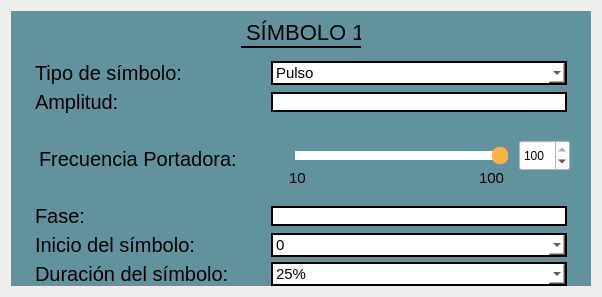
                <widget class="QWidget" name="tab_7">
                 <attribute name="title">
                  <string>s1</string>
                 </attribute>
                 <layout class="QGridLayout" name="gridLayout_94">
                  <item row="0" column="0">
                   <widget class="QFrame" name="frame_12">
                    <property name="minimumSize">
                     <size>
                      <width>580</width>
                      <height>0</height>
                     </size>
                    </property>
                    <property name="styleSheet">
                     <string notr="true">QFrame{
background-color: rgb(98, 146, 158);
border: none;
}

QLabel{
font-size: 20px
}</string>
                    </property>
                    <property name="frameShape">
                     <enum>QFrame::StyledPanel</enum>
                    </property>
                    <property name="frameShadow">
                     <enum>QFrame::Raised</enum>
                    </property>
                    <layout class="QGridLayout" name="gridLayout_95">
                     <property name="topMargin">
                      <number>0</number>
                     </property>
                     <property name="bottomMargin">
                      <number>0</number>
                     </property>
                     <property name="spacing">
                      <number>5</number>
                     </property>
                     <item row="0" column="0">
                      <widget class="QFrame" name="frame_78">
                       <property name="minimumSize">
                        <size>
                         <width>135</width>
                         <height>45</height>
                        </size>
                       </property>
                       <property name="maximumSize">
                        <size>
                         <width>16777215</width>
                         <height>45</height>
                        </size>
                       </property>
                       <property name="frameShape">
                        <enum>QFrame::StyledPanel</enum>
                       </property>
                       <property name="frameShadow">
                        <enum>QFrame::Raised</enum>
                       </property>
                       <layout class="QGridLayout" name="gridLayout_93">
                        <property name="leftMargin">
                         <number>0</number>
                        </property>
                        <property name="topMargin">
                         <number>0</number>
                        </property>
                        <property name="rightMargin">
                         <number>0</number>
                        </property>
                        <property name="bottomMargin">
                         <number>0</number>
                        </property>
                        <item row="0" column="0">
                         <widget class="QLabel" name="label_85">
                          <property name="maximumSize">
                           <size>
                            <width>120</width>
                            <height>30</height>
                           </size>
                          </property>
                          <property name="font">
                           <font>
                            <family>Microsoft Sans Serif</family>
                            <pointsize>-1</pointsize>
                           </font>
                          </property>
                          <property name="styleSheet">
                           <string notr="true">QLabel{
qproperty-alignment: AlignCenter;
font-style: bold;
font-size: 22px;
color: black;
border-bottom: 2px solid black;
}</string>
                          </property>
                          <property name="text">
                           <string>SÍMBOLO 1</string>
                          </property>
                         </widget>
                        </item>
                       </layout>
                      </widget>
                     </item>
                     <item row="1" column="0">
                      <widget class="QFrame" name="frame_71">
                       <property name="maximumSize">
                        <size>
                         <width>550</width>
                         <height>35</height>
                        </size>
                       </property>
                       <property name="styleSheet">
                        <string notr="true">QFrame{
border: none;
background-color: transparent;
}</string>
                       </property>
                       <property name="frameShape">
                        <enum>QFrame::StyledPanel</enum>
                       </property>
                       <property name="frameShadow">
                        <enum>QFrame::Raised</enum>
                       </property>
                       <layout class="QGridLayout" name="gridLayout_86">
                        <property name="topMargin">
                         <number>0</number>
                        </property>
                        <property name="bottomMargin">
                         <number>0</number>
                        </property>
                        <item row="0" column="0">
                         <widget class="QLabel" name="label_65">
                          <property name="minimumSize">
                           <size>
                            <width>230</width>
                            <height>0</height>
                           </size>
                          </property>
                          <property name="maximumSize">
                           <size>
                            <width>230</width>
                            <height>30</height>
                           </size>
                          </property>
                          <property name="text">
                           <string>Tipo de símbolo:</string>
                          </property>
                         </widget>
                        </item>
                        <item row="0" column="1">
                         <widget class="QComboBox" name="cbSimb1">
                          <property name="styleSheet">
                           <string notr="true">QComboBox{
	background-color: rgb(204, 204, 255);
	background: white;
	color: black;
	border: 2px solid black;
	font-size: 15px;
	qproperty-alignment: AlignCenter;
}


</string>
                          </property>
                          <item>
                           <property name="text">
                            <string>Pulso</string>
                           </property>
                          </item>
                          <item>
                           <property name="text">
                            <string>Medio pulso</string>
                           </property>
                          </item>
                          <item>
                           <property name="text">
                            <string>Manchester</string>
                           </property>
                          </item>
                          <item>
                           <property name="text">
                            <string>Coseno</string>
                           </property>
                          </item>
                          <item>
                           <property name="text">
                            <string>Pulso de duración variable</string>
                           </property>
                          </item>
                          <item>
                           <property name="text">
                            <string>Coseno de duración variable</string>
                           </property>
                          </item>
                         </widget>
                        </item>
                       </layout>
                      </widget>
                     </item>
                     <item row="2" column="0">
                      <widget class="QFrame" name="frame_72">
                       <property name="maximumSize">
                        <size>
                         <width>550</width>
                         <height>35</height>
                        </size>
                       </property>
                       <property name="styleSheet">
                        <string notr="true">QFrame{
border: none;
background-color: transparent;
}</string>
                       </property>
                       <property name="frameShape">
                        <enum>QFrame::StyledPanel</enum>
                       </property>
                       <property name="frameShadow">
                        <enum>QFrame::Raised</enum>
                       </property>
                       <layout class="QGridLayout" name="gridLayout_89">
                        <property name="topMargin">
                         <number>0</number>
                        </property>
                        <property name="bottomMargin">
                         <number>0</number>
                        </property>
                        <item row="0" column="0">
                         <widget class="QLabel" name="label_40">
                          <property name="minimumSize">
                           <size>
                            <width>230</width>
                            <height>0</height>
                           </size>
                          </property>
                          <property name="maximumSize">
                           <size>
                            <width>230</width>
                            <height>16777215</height>
                           </size>
                          </property>
                          <property name="text">
                           <string>Amplitud:</string>
                          </property>
                         </widget>
                        </item>
                        <item row="0" column="1">
                         <widget class="QLineEdit" name="leAmpS1">
                          <property name="styleSheet">
                           <string notr="true">QLineEdit{
background-color: white;
border: 2px solid black;
font-color: black
}</string>
                          </property>
                          <property name="text">
                           <string/>
                          </property>
                         </widget>
                        </item>
                       </layout>
                      </widget>
                     </item>
                     <item row="3" column="0">
                      <widget class="QFrame" name="frame_73">
                       <property name="minimumSize">
                        <size>
                         <width>550</width>
                         <height>80</height>
                        </size>
                       </property>
                       <property name="maximumSize">
                        <size>
                         <width>550</width>
                         <height>80</height>
                        </size>
                       </property>
                       <property name="styleSheet">
                        <string notr="true">QFrame{
border: none;
background-color: transparent;
}</string>
                       </property>
                       <property name="frameShape">
                        <enum>QFrame::StyledPanel</enum>
                       </property>
                       <property name="frameShadow">
                        <enum>QFrame::Raised</enum>
                       </property>
                       <layout class="QGridLayout" name="gridLayout_87">
                        <property name="topMargin">
                         <number>0</number>
                        </property>
                        <property name="rightMargin">
                         <number>0</number>
                        </property>
                        <property name="bottomMargin">
                         <number>0</number>
                        </property>
                        <item row="0" column="0">
                         <widget class="QLabel" name="label_41">
                          <property name="minimumSize">
                           <size>
                            <width>230</width>
                            <height>0</height>
                           </size>
                          </property>
                          <property name="maximumSize">
                           <size>
                            <width>230</width>
                            <height>16777215</height>
                           </size>
                          </property>
                          <property name="text">
                           <string>Frecuencia Portadora:</string>
                          </property>
                         </widget>
                        </item>
                        <item row="0" column="1">
                         <widget class="QFrame" name="frame_74">
                          <property name="maximumSize">
                           <size>
                            <width>292</width>
                            <height>58</height>
                           </size>
                          </property>
                          <property name="styleSheet">
                           <string notr="true">QFrame{
border: none;
background-color: transparent;
}</string>
                          </property>
                          <property name="frameShape">
                           <enum>QFrame::StyledPanel</enum>
                          </property>
                          <property name="frameShadow">
                           <enum>QFrame::Raised</enum>
                          </property>
                          <widget class="QSlider" name="hsFreqS1">
                           <property name="geometry">
                            <rect>
                             <x>10</x>
                             <y>10</y>
                             <width>221</width>
                             <height>31</height>
                            </rect>
                           </property>
                           <property name="styleSheet">
                            <string notr="true">QSlider 
{
    background-color: transparent;
    padding: 2px;

}

QSlider::groove:horizontal 
{
	subcontrol-origin: content;
	background-color: transparent;
	height: 17px;

}

QSlider::handle:horizontal 
{
    background-color: rgb(255, 177, 64);
    width: 16px;
    border-radius: 7px;

}

QSlider::sub-page:horizontal 
{
    background-color: white;
    margin: 4px;
    border-radius: 5px;

}

QSlider::add-page:horizontal 
{
    background-color: white;
    margin: 4px;
    border-radius: 5px;

}




</string>
                           </property>
                           <property name="minimum">
                            <number>10</number>
                           </property>
                           <property name="maximum">
                            <number>100</number>
                           </property>
                           <property name="value">
                            <number>100</number>
                           </property>
                           <property name="orientation">
                            <enum>Qt::Horizontal</enum>
                           </property>
                          </widget>
                          <widget class="QLabel" name="label_81">
                           <property name="geometry">
                            <rect>
                             <x>10</x>
                             <y>40</y>
                             <width>21</width>
                             <height>16</height>
                            </rect>
                           </property>
                           <property name="styleSheet">
                            <string notr="true">QLabel{
font-size: 15px;
qproperty-alignment: AlignCenter;
}</string>
                           </property>
                           <property name="text">
                            <string>10</string>
                           </property>
                          </widget>
                          <widget class="QLabel" name="label_82">
                           <property name="geometry">
                            <rect>
                             <x>200</x>
                             <y>40</y>
                             <width>31</width>
                             <height>16</height>
                            </rect>
                           </property>
                           <property name="styleSheet">
                            <string notr="true">QLabel{
font-size: 15px;
qproperty-alignment: AlignCenter;
}</string>
                           </property>
                           <property name="text">
                            <string>100</string>
                           </property>
                          </widget>
                          <widget class="QSpinBox" name="sbFreqS1">
                           <property name="geometry">
                            <rect>
                             <x>240</x>
                             <y>10</y>
                             <width>51</width>
                             <height>31</height>
                            </rect>
                           </property>
                           <property name="styleSheet">
                            <string notr="true">QSpinBox{
background-color: white;
qproperty-alignment: AlignCenter;
}</string>
                           </property>
                           <property name="minimum">
                            <number>10</number>
                           </property>
                           <property name="maximum">
                            <number>100</number>
                           </property>
                           <property name="value">
                            <number>100</number>
                           </property>
                          </widget>
                         </widget>
                        </item>
                       </layout>
                      </widget>
                     </item>
                     <item row="4" column="0">
                      <widget class="QFrame" name="frame_75">
                       <property name="maximumSize">
                        <size>
                         <width>550</width>
                         <height>35</height>
                        </size>
                       </property>
                       <property name="styleSheet">
                        <string notr="true">QFrame{
border: none;
background-color: transparent;
}</string>
                       </property>
                       <property name="frameShape">
                        <enum>QFrame::StyledPanel</enum>
                       </property>
                       <property name="frameShadow">
                        <enum>QFrame::Raised</enum>
                       </property>
                       <layout class="QGridLayout" name="gridLayout_90">
                        <property name="topMargin">
                         <number>0</number>
                        </property>
                        <property name="bottomMargin">
                         <number>0</number>
                        </property>
                        <item row="0" column="0">
                         <widget class="QLabel" name="label_93">
                          <property name="minimumSize">
                           <size>
                            <width>230</width>
                            <height>0</height>
                           </size>
                          </property>
                          <property name="maximumSize">
                           <size>
                            <width>230</width>
                            <height>16777215</height>
                           </size>
                          </property>
                          <property name="text">
                           <string>Fase:</string>
                          </property>
                         </widget>
                        </item>
                        <item row="0" column="1">
                         <widget class="QLineEdit" name="leFaseS1">
                          <property name="styleSheet">
                           <string notr="true">QLineEdit{
background-color: white;
border: 2px solid black;
font-color: black
}</string>
                          </property>
                          <property name="text">
                           <string/>
                          </property>
                         </widget>
                        </item>
                       </layout>
                      </widget>
                     </item>
                     <item row="5" column="0">
                      <widget class="QFrame" name="frame_76">
                       <property name="maximumSize">
                        <size>
                         <width>550</width>
                         <height>35</height>
                        </size>
                       </property>
                       <property name="styleSheet">
                        <string notr="true">QFrame{
border: none;
background-color: transparent;
}</string>
                       </property>
                       <property name="frameShape">
                        <enum>QFrame::StyledPanel</enum>
                       </property>
                       <property name="frameShadow">
                        <enum>QFrame::Raised</enum>
                       </property>
                       <layout class="QGridLayout" name="gridLayout_91">
                        <property name="topMargin">
                         <number>0</number>
                        </property>
                        <property name="bottomMargin">
                         <number>0</number>
                        </property>
                        <item row="0" column="0">
                         <widget class="QLabel" name="label_69">
                          <property name="minimumSize">
                           <size>
                            <width>230</width>
                            <height>0</height>
                           </size>
                          </property>
                          <property name="maximumSize">
                           <size>
                            <width>230</width>
                            <height>16777215</height>
                           </size>
                          </property>
                          <property name="text">
                           <string>Inicio del símbolo:</string>
                          </property>
                         </widget>
                        </item>
                        <item row="0" column="1">
                         <widget class="QComboBox" name="cbT1S1">
                          <property name="styleSheet">
                           <string notr="true">QComboBox{
	background-color: rgb(204, 204, 255);
	background: white;
	color: black;
	border: 2px solid black;
	font-size: 15px;
}


</string>
                          </property>
                          <item>
                           <property name="text">
                            <string>0</string>
                           </property>
                          </item>
                          <item>
                           <property name="text">
                            <string>0.25 tsimb</string>
                           </property>
                          </item>
                          <item>
                           <property name="text">
                            <string>0.5 tsimb</string>
                           </property>
                          </item>
                          <item>
                           <property name="text">
                            <string>0.75 tsimb</string>
                           </property>
                          </item>
                         </widget>
                        </item>
                       </layout>
                      </widget>
                     </item>
                     <item row="6" column="0">
                      <widget class="QFrame" name="frame_77">
                       <property name="maximumSize">
                        <size>
                         <width>550</width>
                         <height>35</height>
                        </size>
                       </property>
                       <property name="styleSheet">
                        <string notr="true">QFrame{
border: none;
background-color: transparent;
}</string>
                       </property>
                       <property name="frameShape">
                        <enum>QFrame::StyledPanel</enum>
                       </property>
                       <property name="frameShadow">
                        <enum>QFrame::Raised</enum>
                       </property>
                       <layout class="QGridLayout" name="gridLayout_92">
                        <property name="topMargin">
                         <number>0</number>
                        </property>
                        <property name="bottomMargin">
                         <number>0</number>
                        </property>
                        <item row="0" column="0">
                         <widget class="QLabel" name="label_83">
                          <property name="minimumSize">
                           <size>
                            <width>230</width>
                            <height>0</height>
                           </size>
                          </property>
                          <property name="maximumSize">
                           <size>
                            <width>230</width>
                            <height>16777215</height>
                           </size>
                          </property>
                          <property name="text">
                           <string>Duración del símbolo:</string>
                          </property>
                         </widget>
                        </item>
                        <item row="0" column="1">
                         <widget class="QComboBox" name="cbT2S1">
                          <property name="styleSheet">
                           <string notr="true">QComboBox{
	background-color: rgb(204, 204, 255);
	background: white;
	color: black;
	border: 2px solid black;
	font-size: 15px;
	qproperty-alignment: AlignCenter;
}


</string>
                          </property>
                          <item>
                           <property name="text">
                            <string>25%</string>
                           </property>
                          </item>
                          <item>
                           <property name="text">
                            <string>50%</string>
                           </property>
                          </item>
                          <item>
                           <property name="text">
                            <string>75%</string>
                           </property>
                          </item>
                         </widget>
                        </item>
                       </layout>
                      </widget>
                     </item>
                    </layout>
                   </widget>
                  </item>
                 </layout>
                </widget>
